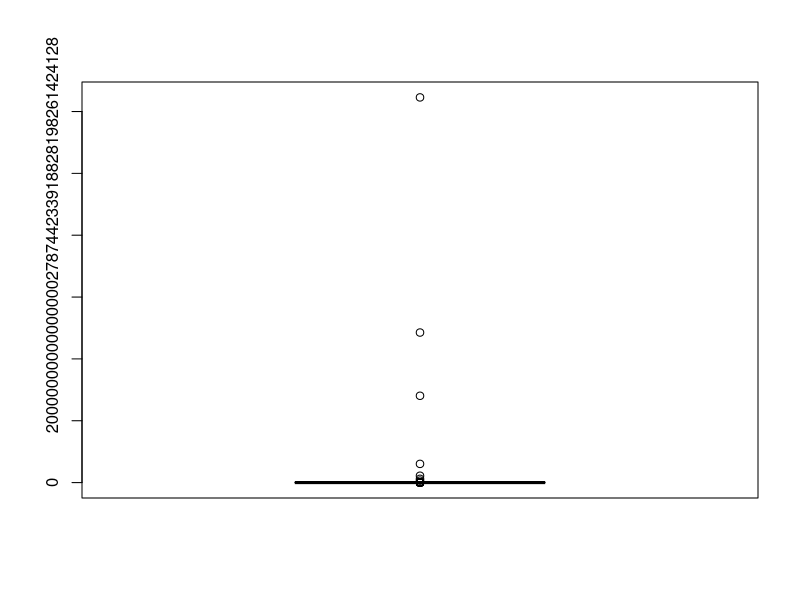
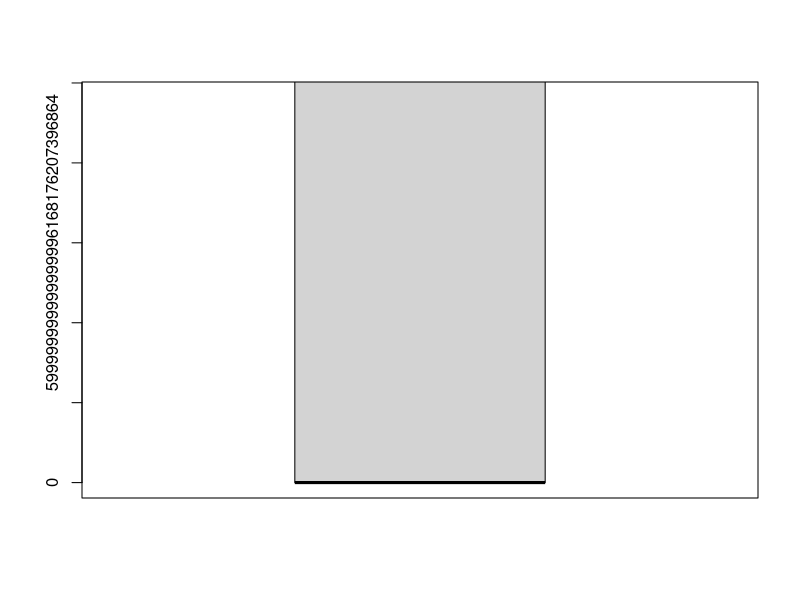
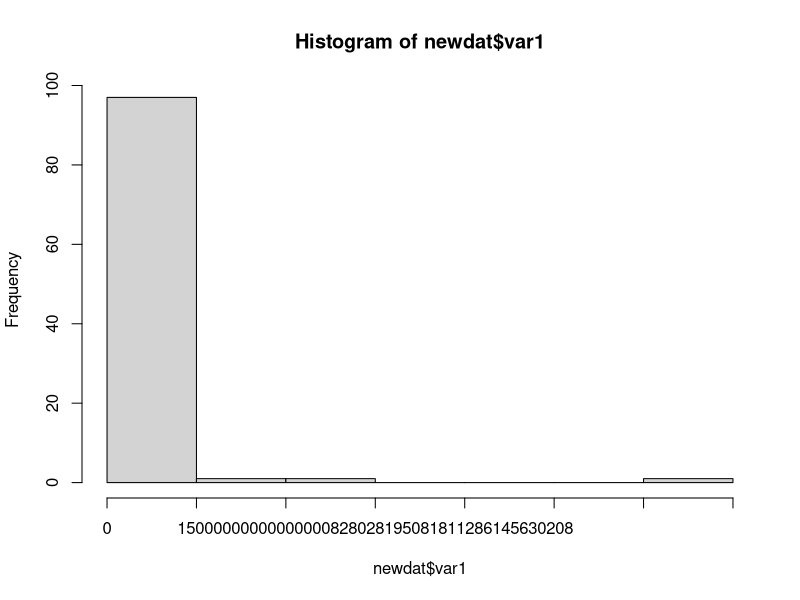
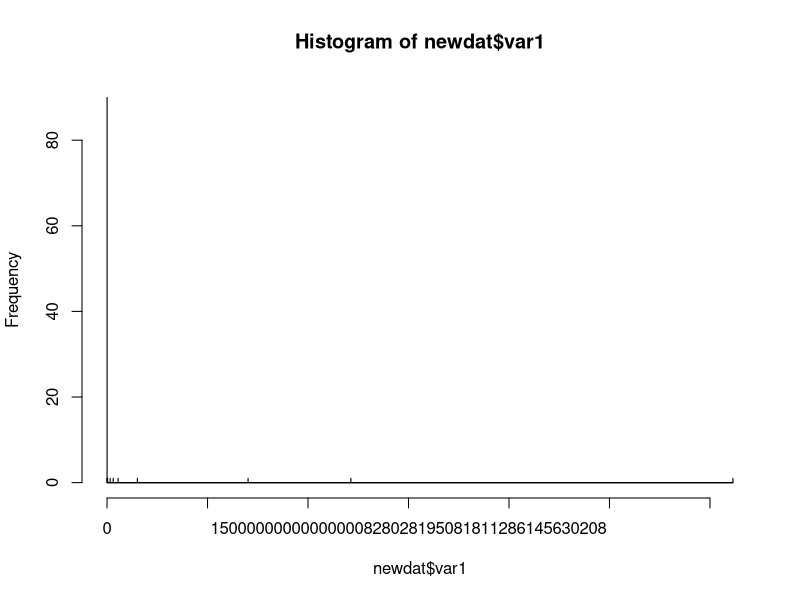
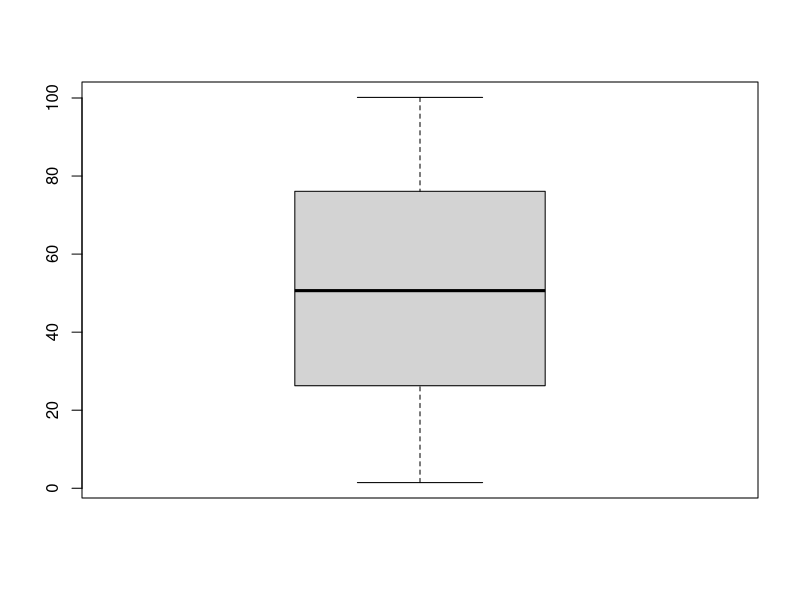
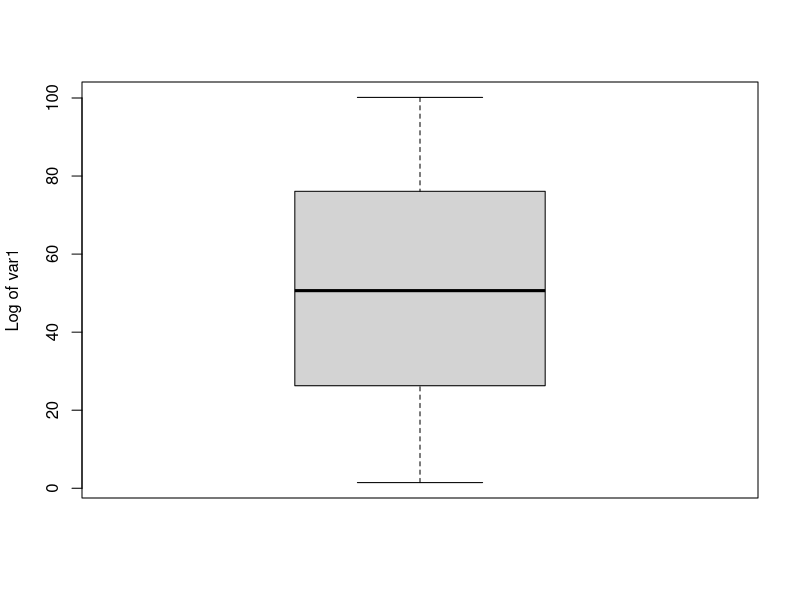
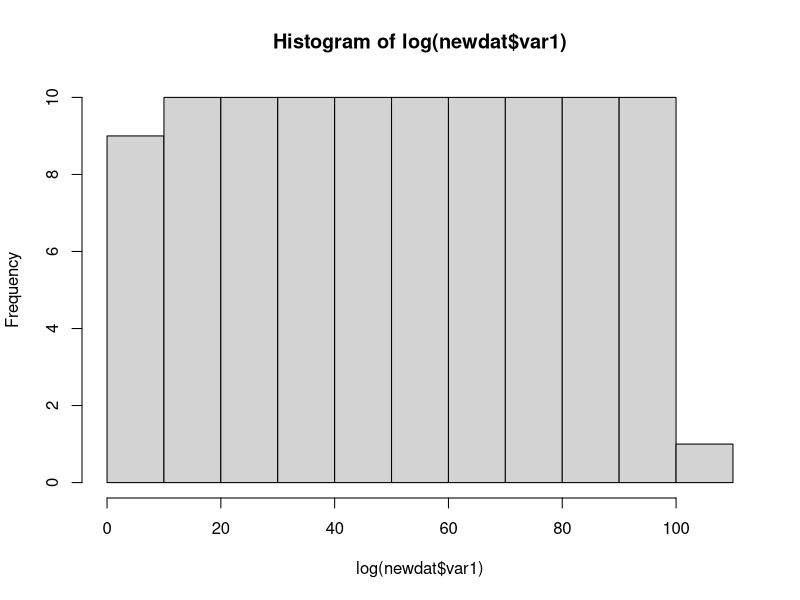
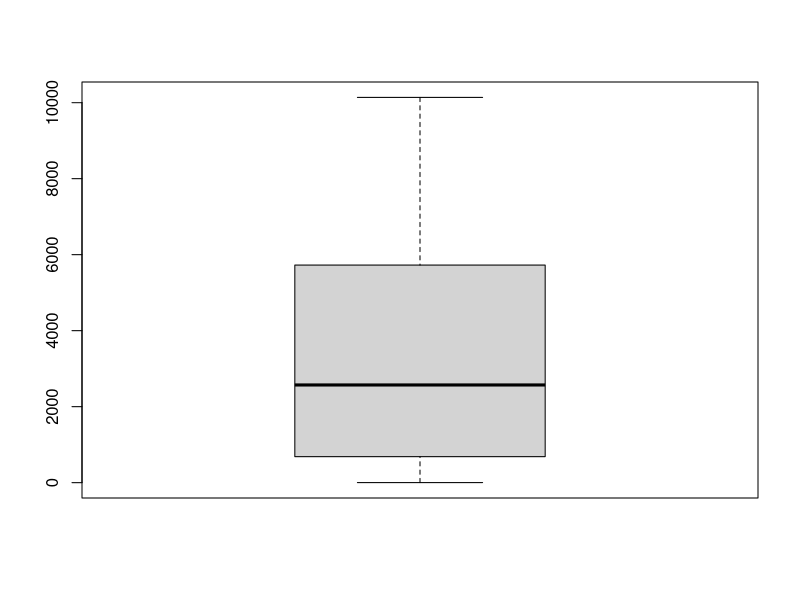

The R source for these figures, in order:
#################################################
## Exploratory Data Analysis and Visualization
## Summary: Lecture 4
## 1. Changing factors to numeric variables
## 2. Generating Dummy/Indicator Variables
## 3. Transforming Variables
## 4. Scatter Plots and Regression (2 Examples)
## 5. Other Scatter Plot Specials
## 6. Scatter Plot Transformations
## 7. QQ Plots (and Z Scores)
#################################################


## Good practice to load all of your libraries at the beginning
## install.packages("readxl")
## install.packages("car")
## install.packages("hexbin")

library(readxl)
library(car)
library(hexbin)


avggrade <- c("A","A","C","D","F","B","B","A","D","C")
major <- c("Math","CS","Math","CS","CS","Stats","Math","CS","Math","Stats")
units <- c(48, 32, 50, 42, 48, 26, 40, 36, 40, 52)
courses <- c("4", "8", "12", "unknown", "12", "6", "10", "9", "10", "13")

samp <- data.frame(major, units, courses, avggrade)
remove(avggrade, major, units, courses)

## RStudio Users -- replace the above 6 lines of code with:
samp <- read.csv("samp.csv", header = T)







########## Changing factors to numeric variables ##########
##### Convert major to numeric
num_major <- as.numeric(samp$major)
levels(samp$major)	## based on this, CS = 1, Math = 2, Stats = 3


##### Convert courses to numeric
num_courses <- as.numeric(samp$courses)
levels(samp$courses)	## "10" is going to be 1, "12" = 2, "13" =3



## To get the actual numbers, convert to characters first
## Need to go from factor -> character -> number in order to convert
## factors to numbers
num_courses <- as.numeric(as.character(samp$courses))



## By default, A = 1, B = 2, C = 3, D = 4, F = 5
##### Avggrade to numeric (based on 4.0 scale)
num_avggrade_temp <- factor(samp$avggrade, levels = c("A", "B", "C", "D", "F"), label = 4:0)
## A becomes 4, B becomes 3, C becomes 2, D becomes 1, and F becomes 0

## same as:
## factor(samp$avggrade, levels = c("A", "B", "C", "D", "F"), label = c(4,3,2,1,0))
num_avggrade <- as.numeric(as.character(num_avggrade_temp))



## Another example: Strongly disagree (0), Disagree (1), Somewhat disagree (2), Neutral (3), ... 
## OR: Strongly Disagree (1), Disagree (2), Agree (3), Strongly Agree (4)
## newvar <- factor(oldvar, levels = c("Strongly Disagree", "Disagree", "Agree", "Strongly Agree"), label = 1:4)
## newvar <- as.numeric(as.character(newvar))



########## Generating Dummy/Indicator Variables (0-1 Variable) ##########
##### Variable equals 1 if Math major, 0 if not
## Is this person a math major or not (No = 0, Yes = 1)
mathmaj <- samp$major == "Math"		## Reminder, == means check if this is equal, = means MAKE this equal to
str(mathmaj)
mathmaj <- as.numeric(mathmaj)			## T will become 1, False will become 0


factor(mathmaj, levels = 0:1, labels = c("Not Math Major", "Math Major"))		## Note, I didn't store this anywhere
## Levels, what we have
## labels, what we want to call it





########## Transforming Variables ##########
## Linear transformation (new_x = m * old_x + b) will keep the same distribution shape
## Non-linear transformations (example: new_x = sqrt(old_x) ) will change the distribution shape

## Common non-linear transformations include exp(), log(), sqrt(),or power (usually squared or cubed)
newdat <- read.table("rand1.txt", sep = "\t", header = T)		## sep = ";", sep = ".", sep = ","
head(newdat)
summary(newdat)
		## 4.000e+00 	means 4 * 10^0	 = 4
		## 3.877e+11 means 3.877 * 10^11 = 387,700,000,000
		## 1.166e+22   this is the same as 1.166 * 10^22 (scientific notation)


options(scipen=999)	## gets rid of scientific notation
## options(digits = ___) to get decimal places


boxplot(newdat$var1)
boxplot(newdat$var1, ylim = c(0, 963865843746000068348820642244250) ) 	## zoom in from 0 to Q3


hist(newdat$var1)		## high concentration of points in the left, a far off right tail (right skew)
hist(newdat$var1, breaks = 10000)

## If you have a lot of data on the left side and some data (very little) on the right side,
## then the data is right skewed. (Mean is much higher than the median)
## If you have a LEFT SKEWED data (stretched out tail is on the left side), then the mean is less than the median


boxplot(log(newdat$var1))			## I transformed my var1 using log()	(logarithms in math)
								## The higher your number, the more it gets scaled back
								## ** Good for right skewed data
boxplot(log(newdat$var1), ylab = "Log of var1")			## e^y = x
													## log(e^y) = log(x)
													## y = log(x)
													## by default, the base is e
hist(log(newdat$var1))	

## Some examples of where you might see log applied to data: Economics, Healthcare



boxplot(newdat$var2)		## this might be okay to leave as is!
hist(newdat$var2)

boxplot(log(newdat$var2))		## probably not a good idea
hist(log(newdat$var2))
boxplot(sqrt(newdat$var2))		## rule of thumb: keep it simple, or go with prior literature
hist(sqrt(newdat$var2))		##		or use your best judgement
							##		* you have to be able to justify why you performed a certain transformation

## Let's compare original vs. log() vs. sqrt()
par(mfrow = c(1,3))
boxplot(newdat$var2, main = "Original")
boxplot(log(newdat$var2), main = "Log Transform")
boxplot(sqrt(newdat$var2), main = "Sqrt Transform")
## In original, long tail in the higher values (right skew)
## In log transform, long tail in the lower values (left skew)
## In sqrt transform, approximately evenly balanced on left and right (symmetric)



boxplot(newdat$var6)
hist(newdat$var6)
boxplot(log(newdat$var6))
hist(log(newdat$var6))


## squared values
## 1 -> 1
## 2 -> 4
## 3 -> 9
## 10 -> 100		## all numbers are gaining more space as we get into higher-valued numbers

## 1, 4, 9, 16, 25, 36, 49, 64, 81, 100
## sqrt() will scale the "HIGH" numbers back 1, 2, 3, 4, 5, 6, 7, 8, 9, 10


##### You CAN create new transformed variables #####
newdat$lnvar1 <- log(newdat$var1)
newdat$sqrtvar2 <- sqrt(newdat$var2)
newdat$var6mils <- newdat$var6 / 1000000
summary(newdat)


powexample <- c(1, 1.4, 1.8, 2, 2.1, 2.05, 2.08, 2.09)
boxplot(powexample)
hist(powexample)
boxplot(powexample^16)		## arbitrarily picked 16th power
hist(powexample^16)

boxplot(powexample^2)			## trade-off between keeping things simple/interpretable vs. looking "nice"
hist(powexample^2)

## age is a variable that you'll see commonly using ^2
##	(young and old are more similar -- U shape)





########## Scatter Plots and Regression ##########

##### Read in dataset #####
poverty<-read_excel("poverty.xls", sheet = 1)
poverty<-as.data.frame(poverty)			## Convert tibble to data frame
poverty$gnp<-as.numeric(poverty$gnp)		## convert gnp to numeric
poverty <- poverty[!is.na(poverty$gnp),]	## Removing countries without GNP


## ifelse(if this is true , then do this, otherwise this)
poverty <- cbind(poverty, gnpcat = ifelse(poverty$gnp < 1690, "Low GNP", "High GNP"))





##### Overall Scatter Plot (just numeric variables) #####
plot(poverty[,1:7])		## columns 1-7, numeric variables
					## this only works if all variables are in the same data set
					## RStudio -- this may not work if your graphing screen is too small


########## Scatter Plots ##########
## The basic form follows	>> plot(xvariable, yvariable, arguments...)
## Typically want x to be the independent (explanatory) variable - "Which comes first?"
## y should be the dependent (response) variable - "What is predicted/affected by x?"
plot(poverty$birthrt, poverty$deathrt)








## Main labels, text labels, and gridlines
plot(poverty$birthrt, poverty$deathrt, main = "Birth and Death Rates Scatterplot", 
	pch = 17, col = "red", xlab = "Birth Rate", ylab = "Death Rate")
text(25,20, labels = "Label centered at (25,20)", adj=0.5)
text(24, 6, labels = "Albania")
## adj = 0 is left/bottom aligned, 1 is right/top aligned, and 0.5 is centered
grid(col = "gray70")


plot(poverty$lexpf, poverty$infmort, main = "Infant Mortality and Female Life Expectancy", 
	xlab = "Female Life Expectancy", ylab = "Infant Mortality", pch = 17, col = "red")
grid(col = "blue")


## Let's plot by region
## * Use the first plot() to set-up axes and labels
## * Use points(x,y) to ADD to an existing plot
plot(poverty$lexpf[poverty$region == 1], poverty$infmort[poverty$region == 1],
	main = "Infant Mortality and Female Life Expectancy", 
	xlim = c(38,84), ylim = c(0,200), xlab = "Female Life Expectancy", 
	ylab = "Infant Mortality", pch = 17, col = "red")
	## MAKE SURE xlim and ylim cover the full data (otherwise, other points might get cut-off later)
points(poverty$lexpf[poverty$region == 2], poverty$infmort[poverty$region == 2],
	pch = 18, col = "green")
points(poverty$lexpf[poverty$region == 3], poverty$infmort[poverty$region == 3],
	pch = 19, col = "blue")
points(poverty$lexpf[poverty$region == 4], poverty$infmort[poverty$region == 4],
	pch = 20, col = "gray50")
points(poverty$lexpf[poverty$region == 5], poverty$infmort[poverty$region == 5],
	pch = 21, col = "black")
points(poverty$lexpf[poverty$region == 6], poverty$infmort[poverty$region == 6],
	pch = 15, col = "purple")
legend("topright", c("Region 1", "Region 2", "Region 3", "Region 4", "Region 5", "Region 6"), 
	col = c("red", "green", "blue", "gray50", "black", "purple"),pch = c(17:21,15))




plot(poverty$lexpm, poverty$lexpf, main = "Life Expectancy Scatterplot", 
	xlab = "Life Expectancy of Males (Years)",
	ylab = "Life Expectancy of Females (Years)",
	pch = 17, col = "red")
grid(col = "gray70")


##??? PRACTICE: Graph male life expectancy vs. female life expectancy by region
plot(poverty$lexpm[poverty$region == 1], poverty$lexpf[poverty$region == 1],
	xlim = c(45, 80), ylim = c(40,80))
points(poverty$lexpm[poverty$region == 2], poverty$lexpf[poverty$region == 2],
	pch = 18, col = "green")


########## Linear Regression ##########
## The basic form follows	>> lm(yvar ~ xvar)
## ALERT: LM(Y~X) IS SWITCHED FROM PLOT(X, Y) 
model0 <- lm(lexpf~lexpm, data=poverty)
model0
summary(model0)

## Remember from math? y = b + mx
## 
## Based on results, the regression equation looks like
## lexpf_predicted = -2.937 + 1.124*lexpm
## INTERPRETATION:
## For each additional year of male life expectancy in a given country,
## female life expectancy is associated with an increase by 1.124 years.
## For a country with male life expectancy equal to 0, female life expectancy
## is about -2.94 years. (Of course, this part doesn't make sense in practice).



## AN EXAMPLE:
## Set lexpm = 50,	lexpf = -2.937 + 1.124*50
##				lexpf = 53.263
## In a country where male life expectancy is about 50 years,
## female life expectancy is about 53.263 years
## Say lexpm = 51 (increased by 1)
##					lexpf = -2.937 + 1.124*51
##					lexpf = 54.387				<-increased by 1.124

## If lexpm = 0, then lexpf = -2.937 + 1.124*0
##					lexpf = -2.937	Doesn't make sense, can't have negative years!


########## Scatter Plots with Regression Line ##########
## Use plot as usual for the scatter portion
## Add the regression line using:	>> abline(__lm variable__)
plot(poverty$lexpm, poverty$lexpf, main = "Life Expectancy Scatterplot", 
	xlab = "Life Expectancy of Males (Years)",
	ylab = "Life Expectancy of Females (Years)",
	pch = 17, col = "red")
grid(col = "gray70")
abline(model0, col = "black", lty = 1, lwd = 2)
	## note, 	lty is line type (solid, dotted, dashed)
	##		lwd is line thickness (width)
text(44,45,labels = "Y = -2.937 + 1.124X", adj = 0)



########## Linear Regression (Example 2) ##########
## The basic form follows	>> lm(yvar~xvar)
model1 <- lm(infmort~lexpf, data=poverty)
model1
summary(model1)
##
## Equation: predicted_infmort = 317.383 - 3.969 * lexpf
##
## Interpretation: as female life expectancy increases by 
## 1 unit infant mortality decreases on average by 3.97 units. For a country with 0 years 
## female life expectancy, we predict infant mortality to be about 317.38. 
## (Be careful with how far you apply this regression 
## model; make sure it's within the scope of the dataset; 
## in this case, the intercept interpretation doesn't make sense)

## Be careful with extrapolating; lexpf is never close to 0 (the minimum is 41.20)
## Interpreting for a country with lexpf = 0 is beyond the scope of our dataset (if the country even exists)

plot(poverty$lexpf, poverty$infmort, xlim = c(0,90), ylim = c(0,320))
abline(model1)



## Based on results, the regression equation looks like
## infmort = 317.383 - 3.969*lexpf
## INTERPRETATION:
## For each additional year of female life expectancy in a given country,
## infmort is associated with an decrease by 3.969 infant deaths per 1000 
## (that's what the infmort variable means--deaths per 1000),
## For a country with female life expectancy equal to 0, infant mortality
## is about 317.383 deaths per 1000. (Again, this part doesn't make sense in practice).
## AN EXAMPLE:
## Set lexpf = 70,	infmort = 317.383 - 3.969*70
##				infmort = 39.553
## In a country where female life expectancy is about 70 years,
## infant mortality is about 39.553 infant deaths per 1000



## For multivariate (more than 2 variables)
model2 <- lm(infmort ~ lexpf + birthrt, data=poverty)
model2
summary(model2)
##
## Equation: predicted_infmort = 312.135 - 3.913 * lexpf + 0.051 * birthrt
##
## Keeping birth rate constant, for each additional year of female life expectancy in a given country,
## infmort is associated with a decrease by 3.913 infant deaths per 1000.
## Keeping female life expectancy constant, for each 1 unit increase in birthrate,
## infmort is associated with an increase by 0.051 infant deaths per 1000.
## If female life expectancy is 0 and birth rate is 0, then we predict infant deaths per 1000
## to be 312.135. (Again, this doesn't make sense because our dataset does not have such a country or anything similar)




########## Scatter Plots with Regression Line (Example 2) ##########
## Use plot as usual for the scatter portion
## Add the regression line using:	>> abline(__lm variable__)
## abline adds lines to the existing graph
## To add vertical and horizontal lines, you can also use...
## >> abline(v = __)
## >> abline(h = __)
plot(poverty$lexpf, poverty$infmort, main = "Infant Mortality and Female Life Expectancy", 
	xlab = "Female Life Expectancy", ylab = "Infant Mortality", pch = 17, col = "red")
abline(model1, col = "black", lty = 1, lwd = 2)


## Vertical and horizontal line examples
## Let's draw vertical and horizontal lines at the mean of each variable
abline(v = mean(poverty$lexpf), col = "blue", lty = 2, lwd = 3)		## vertical at x = 66.03
abline(h = mean(poverty$infmort), col = "blue", lty = 3, lwd = 1.5)		## horizontal at y = 55.28	


## Note here, that the regression line always crosses at (mean-x, mean-y)
## In this case, (mean lexpf, mean infmort) = (66.03, 55.28)



########## Linear Regression Diagnostic Plots ##########
## How do you know if you have a good model?
## What happens when you plot(model1)?
plot(model1)

## R - press Enter or click through 4 graphs
## RStudio - left/right arrow in top left corner of graphing window

## Residuals vs. Fitted (aka Residual Plot)
##	- want a straight horizontal line
##	- no patterns in the points (no curves, no fanning)
## Normal Q-Q
##	- want points to follow the dotted line
##	- if it doesn't, we have some skewness or heavy tails in the residuals
##	- important assumption of linear regression is normality
## Scale-Location (checking for consistent variance)
##	- Similar to Residuals vs. Fitted (we essentially folded the graph in half)
##	- want straight line, no patterns
## Residuals vs. Leverage
## 	- Any influential points?
##	- You want to be careful of influential points because your model should be about
##	  the same in the presence/absence of each point

modelx <- lm(poverty$deathrt ~ poverty$birthrt)
plot(poverty$birthrt, poverty$deathrt)
abline(modelx)
plot(modelx)




##### Other Scatter Plot Specials #####
## plot() gives you a new plot
## 	type = "p" gives points, default
## 	"l" lines
##	"b" both lines and points, "o" similar to "b", 
## 	"c" lines with spaces,
## 	"h" histogram-like vertical lines
##	"s" stair steps
##	"n" no plotting
## points() adds points to the existing plot
## abline() adds lines to an existing plot


## You can also use plot for 1 variable only
plot(poverty$lexpm)		## Left-to-right in order of your dataset

## This will give you the same thing as plot()
## except in two steps (axes first, then points)
plot(poverty$lexpm, type = "n")
lines(poverty$lexpm, col = "red", type = "p")	## adding points to the graph


plot(poverty$lexpm, type = "l")		## this doesn't quite make sense for this dataset
	
								## connecting obs. 1 to obs 2 to 3 to 4...

## However, some types aren't very useful out of order
plot(poverty$lexpm, poverty$lexpf, type = "l")


## This next line of code (I)
plot(poverty$lexpm[order(poverty$lexpm,poverty$lexpf)], 
	poverty$lexpf[order(poverty$lexpm,poverty$lexpf)], type = "l")

## is the same as (II-III)...
poverty_orderlexpm <- poverty[order(poverty$lexpm,poverty$lexpf),]
plot(poverty_orderlexpm$lexpm, poverty_orderlexpm$lexpf, type = "l")


## In (I), we are plotting the two variables BOTH in order of lexpm followed by lexpf
## In (II-III), we are storing the data in order of lexpm followed by lexpf
## and the plotting the variables from the newly sorted dataset


plot(poverty_orderlexpm$lexpm, poverty_orderlexpm$lexpf, type = "b")
plot(poverty_orderlexpm$lexpm, poverty_orderlexpm$lexpf, type = "c")
plot(poverty_orderlexpm$lexpm, poverty_orderlexpm$lexpf, type = "o")
plot(poverty_orderlexpm$lexpm, poverty_orderlexpm$lexpf, type = "s")
plot(poverty_orderlexpm$lexpm, poverty_orderlexpm$lexpf, type = "n")


## For type = "h", it looks like histograms, 
## but be careful with the interpretations
## and your data form. For this example, we cannot assume the same
## interpretations as your typical histogram
plot(poverty$lexpm, poverty$lexpf, type = "h")	## order doesn't matter for this one


## The following two can be interpreted as a histogram because we are
## using count or percentage/density as our y-axis
## plot(xvariable, countvariable, type = "h")
## plot(xvariable, percentvariable, type = "h")


gpa <- c(4,3,2,1,0)
count<- c(40,35,20,5,3)
plot(gpa,count,type = "h")
plot(gpa,count,type = "h", lwd=70, xlim = c(-0.5,4.5),col=c("blue","red"))
lines(gpa,count,type = "p", col = "red")







########## Non-linear Plots  -- TRANSFORMATIONS ##########
plot(poverty$lexpf, poverty$birthrt)

## Use smooth.spline() to get a moving average of the graph
smooth <- smooth.spline(poverty$lexpf, poverty$birthrt, spar=1)
lines(smooth, col='red', lwd=2)


##### An example of a not-so-good linear regression model
## The basic form follows	>> lm(yvar~xvar)
model2 <- lm(birthrt~lexpf, data=poverty)
abline(model2)
summary(model2)
plot(model2)	## fanning in residual plot, non-horizonal line in 3rd plot


##### Try changing one of your variables slightly...
## Common transformations: log(), sqrt(), ^2, exp(), ^3, ... keep simple
plot(poverty$lexpf, sqrt(poverty$birthrt))	## not common to change y-variable
plot(sqrt(poverty$lexpf), poverty$birthrt)
plot(poverty$lexpf, log(poverty$birthrt))	## (see above)
plot(log(poverty$lexpf), poverty$birthrt)
plot(poverty$lexpf^2, poverty$birthrt)		## maybe this one
plot(poverty$lexpf, poverty$birthrt^2)		## maybe???

plot(poverty$lexpf^2, poverty$birthrt)
smooth <- smooth.spline(poverty$lexpf^2, poverty$birthrt, spar=1)
lines(smooth, col='red', lwd=2)


model3 <- lm(birthrt~I(lexpf^2), data=poverty)
summary(model3)
plot(model3)

#####
##	Originally it should have be 	y = b + mx
##	With transformation			y = b + m * x^2
## birthrate = 69.134 -0.00885*lexpf^2
## A country with lexpf = 50?
## birthrate = 69.134 -0.00885*(50)^2
## birthrate = 47.009
## 
## If lexpf^2 increase by 1, then birthrate decreases by 0.00885


## If lexpf = 0 (meaning lexpf^2 = 0), then birthrate = 69.134




########## QQ Plots ##########
##### First, a crash course on Z-scores
## Z-scores are "standardized units".  How many standard deviations from the mean?
## Positive Z-score, you are __ std deviations ABOVE the mean
## Negative Z-score, you are __ std deviations BELOW the mean
## Zero Z-score, you are right at the mean.



## Density plot of the normal distribution
normalpoints <- rnorm(1000000) ## a million random points drawn from the normal distribution
plot(density(normalpoints))
polygon(density(normalpoints), col = "red")		## if you want to color it in

## Z = (score - mean) / sd
## Like converting from inches to cm, we're converting from whatever we're given
## to a standardized scale (standard deviations) with mean = 0 and sd = 1





## For example, Test A is normally distributed mean score of 81 and standard deviation of 5
## You scored 88 on the test
## Z = (88 - 81)/5 = 1.4		## You are 1.4 standard deviations (1.4 * 5 points) above the mean
pnorm(1.4)					## Converting to %, you scored above 91.92% of other test takers
plot(density(normalpoints))
abline(v = 1.4, lty = 2, col = "red")
text(-4.5,0.4, labels = "100% under the curve", adj=0)
text(-1,0.1, labels = "91.92%\nbelow/left of\nyour score", adj=0)
pnorm(1.4, lower.tail = F)
text(2,0.1, labels = "8.08%\nabove your score", adj=0)
## You did better than 91.92% of test A takers



## Another example, Test B had a mean score of 81 and standard deviation of 8
## You scored 72 on the test
## Z = (72 - 81)/8 = -1.125		## You are 1.125 standard deviations below the mean	(1.125 * 8pts)
pnorm(-1.125)
plot(density(normalpoints))
abline(v = -1.125, lty = 2, col = "red")
text(-4.7,0.4, labels = "100% under the curve", adj=0)
text(-4.6,0.1, labels = "13.03%\nbelow your score", adj=0)
pnorm(-1.125, lower.tail = F)
text(-1,0.06, labels = "86.97%\nabove your score", adj=0)
## You did better than 13.03% of test B takers	-- pnorm(-1.125)
## You did worse than 86.97% of test B takers	-- pnorm(-1.125, lower.tail = F)


pnorm(72, mean = 81, sd = 8)		## you don't have to do the calculation by hand
pnorm(72, mean = 81, sd = 8, lower.tail = F)

plot(density(normalpoints))
abline(v = -1.96, lty = 3, col = "blue")
text(-4,0.3,labels = "Critical Value\n-1.96", adj = 0)
abline(v = 1.96, lty = 3, col = "blue")
text(3,0.3,labels = "Critical Value\n1.96", adj = 0)
## 95% of data is between -1.96 an 1.96 standard deviations
## In regression, when we talk about p-values, we're also talking about the 95% cut-off
## Anything beyond this means that the number is so far off, that it's unlikely to be by chance


##### PRACTICE!
##??? Test A had mean = 81, standard deviation = 5. On Test A, you scored 85.
##	Test B had mean = 81, standard deviation = 8. On Test B, you scored 87.
##	1. Which test did you do better on?
##	For each Test:
##	2. Draw the normal density plot and line showing where you landed.
##	3. Label on your plot how many students you did better/worse than

z_testa <- (85-81)/5
z_testb <- (87-81)/8



pnorm(85, mean = 81, sd =5)
plot(density(normalpoints))
abline(v = z_testa, lty = 2, col = "red")
text(-1.5,0.1, label="78.81%\ndid worse", adj =0)
text(2,0.1, label = "21.19% did better", adj = 0)


pnorm(87, mean = 81, sd =8)
plot(density(normalpoints))
abline(v = z_testb, lty = 2, col = "red")
text(-1.5,0.1, label="77.34%\ndid worse", adj =0)
text(2,0.1, label = "22.66% did better", adj = 0)



##	For Test A, what percentage of people scored between 75 and 85
z75 <- (75-81)/5
z85 <- (85-81)/5
plot(density(normalpoints))
abline(v = z75, lty = 2, col = "red")
abline(v = z85, lty = 2, col = "red")
## cut off the two tails from 100%
1 - pnorm(75, mean = 81, sd =5) - pnorm(85, mean = 81, sd =5, lower.tail = F)

text(-4.5,0.2, label="11.51%\nin lower tail", adj =0)
text(2,0.2, label = "21.19%\nin upper tail", adj = 0)
text(-1,0.2, label = "67.31%\nin middle", adj = 0)


##### Working backwards (Z-scores)
## pnorm -- score to percentile
## qnorm -- percentile to score

## What is the minimum score needed to be in the top 10%?
qnorm(0.9,mean = 81, sd = 5)


## Max score for bottom 30%?
qnorm(0.3,mean = 81, sd = 5)

## What are the scores for the middle 40%?
qnorm(0.3,mean = 81, sd = 5)
qnorm(0.7,mean = 81, sd = 5)






##### Comparing the density plot to our variable in question
## We will first need the standardize scores for our variable
## what it does for each data point : (number - mean )/sd
zinfmort <- scale(poverty$infmort)	## gets all values in z-scores
								## Z = (value - mean) / sd

## Row 1:
## infmort = 30.8			-->		Z = (30.8 - 55.28)/46.30 = -0.5287 (compare this to obs 1 of zinfmort)
## mean(infmort) is 55.28
## sd(infmort) is 46.30



## Density plot of the normal distribution
plot(density(normalpoints), ylim = c(0,0.5))
polygon(density(normalpoints), col = "red")		## if you want to color it in



## ADD the infmort density plot
lines(density(zinfmort), col = "blue", lty = 2, lwd = 2)

## We can see that infmort is more right skewed than the normal curve


##### QQ Plot
qqnorm(poverty$infmort, main = "QQ plot of infmort")
qqline(poverty$infmort, col = "red", lty = 2, lwd = 2)

hist(poverty$infmort)		## right skewed

## the actual percentages for this variable
qinfmort <- quantile(poverty$infmort, seq(0,1,0.005))

## In the case of regression, we aren't just interested in left/right skewed.
## We want the RESIDUALS to be as close to normal as possible (no heavy tails either)
## In regression diagnostics, we are talking about how the residuals compare to the normal distribution
## residuals should be approximately normal.